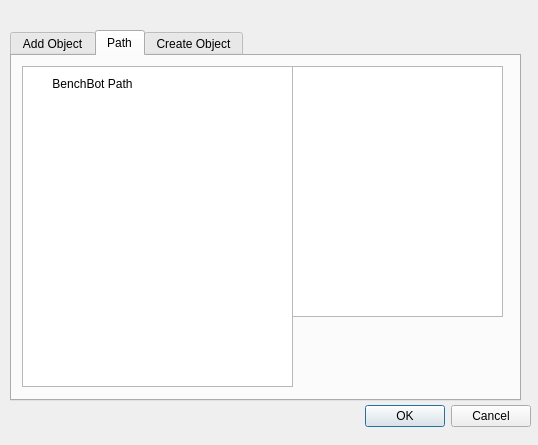
<?xml version="1.0" encoding="UTF-8"?>
<ui version="4.0">
 <class>WorkSpaceConfigDialog</class>
 <widget class="QDialog" name="WorkSpaceConfigDialog">
  <property name="windowModality">
   <enum>Qt::WindowModal</enum>
  </property>
  <property name="geometry">
   <rect>
    <x>0</x>
    <y>0</y>
    <width>538</width>
    <height>445</height>
   </rect>
  </property>
  <property name="windowTitle">
   <string>Work Space Configuration</string>
  </property>
  <widget class="QDialogButtonBox" name="buttonBox">
   <property name="geometry">
    <rect>
     <x>360</x>
     <y>400</y>
     <width>171</width>
     <height>32</height>
    </rect>
   </property>
   <property name="orientation">
    <enum>Qt::Horizontal</enum>
   </property>
   <property name="standardButtons">
    <set>QDialogButtonBox::Cancel|QDialogButtonBox::Ok</set>
   </property>
  </widget>
  <widget class="QTabWidget" name="ConfigTab">
   <property name="geometry">
    <rect>
     <x>10</x>
     <y>30</y>
     <width>511</width>
     <height>371</height>
    </rect>
   </property>
   <property name="currentIndex">
    <number>1</number>
   </property>
   <widget class="QWidget" name="AddObject">
    <attribute name="title">
     <string>Add Object</string>
    </attribute>
   </widget>
   <widget class="QWidget" name="SetPath">
    <attribute name="title">
     <string>Path</string>
    </attribute>
    <widget class="QListView" name="listView">
     <property name="geometry">
      <rect>
       <x>10</x>
       <y>10</y>
       <width>271</width>
       <height>321</height>
      </rect>
     </property>
    </widget>
    <widget class="QListView" name="listView_2">
     <property name="geometry">
      <rect>
       <x>280</x>
       <y>10</y>
       <width>211</width>
       <height>251</height>
      </rect>
     </property>
    </widget>
    <widget class="QLabel" name="label">
     <property name="geometry">
      <rect>
       <x>30</x>
       <y>20</y>
       <width>101</width>
       <height>16</height>
      </rect>
     </property>
     <property name="text">
      <string>BenchBot Path</string>
     </property>
     <property name="alignment">
      <set>Qt::AlignCenter</set>
     </property>
    </widget>
   </widget>
   <widget class="QWidget" name="CreateObject">
    <attribute name="title">
     <string>Create Object</string>
    </attribute>
   </widget>
  </widget>
 </widget>
 <resources/>
 <connections>
  <connection>
   <sender>buttonBox</sender>
   <signal>accepted()</signal>
   <receiver>WorkSpaceConfigDialog</receiver>
   <slot>accept()</slot>
   <hints>
    <hint type="sourcelabel">
     <x>248</x>
     <y>254</y>
    </hint>
    <hint type="destinationlabel">
     <x>157</x>
     <y>274</y>
    </hint>
   </hints>
  </connection>
  <connection>
   <sender>buttonBox</sender>
   <signal>rejected()</signal>
   <receiver>WorkSpaceConfigDialog</receiver>
   <slot>reject()</slot>
   <hints>
    <hint type="sourcelabel">
     <x>316</x>
     <y>260</y>
    </hint>
    <hint type="destinationlabel">
     <x>286</x>
     <y>274</y>
    </hint>
   </hints>
  </connection>
 </connections>
</ui>
